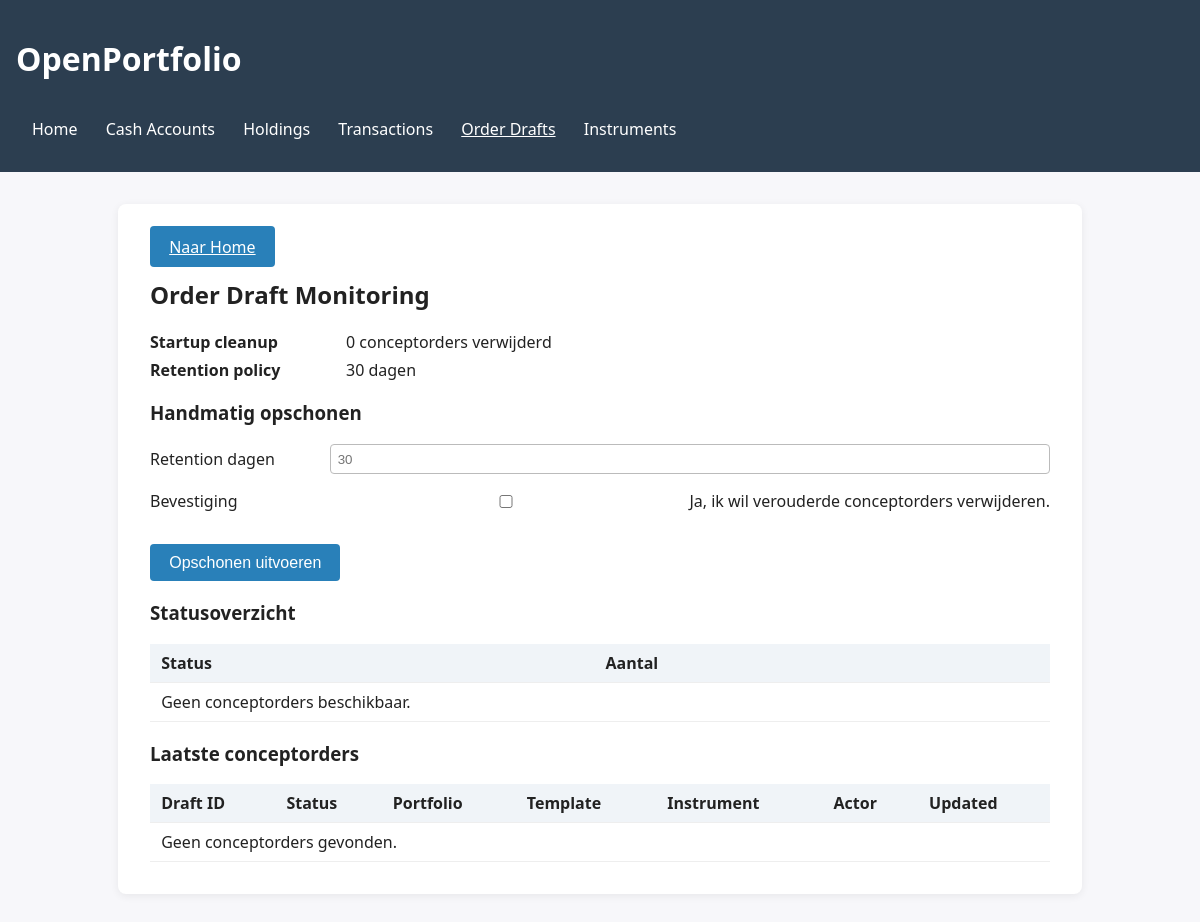
The page /order-drafts on the database as committed earlier.
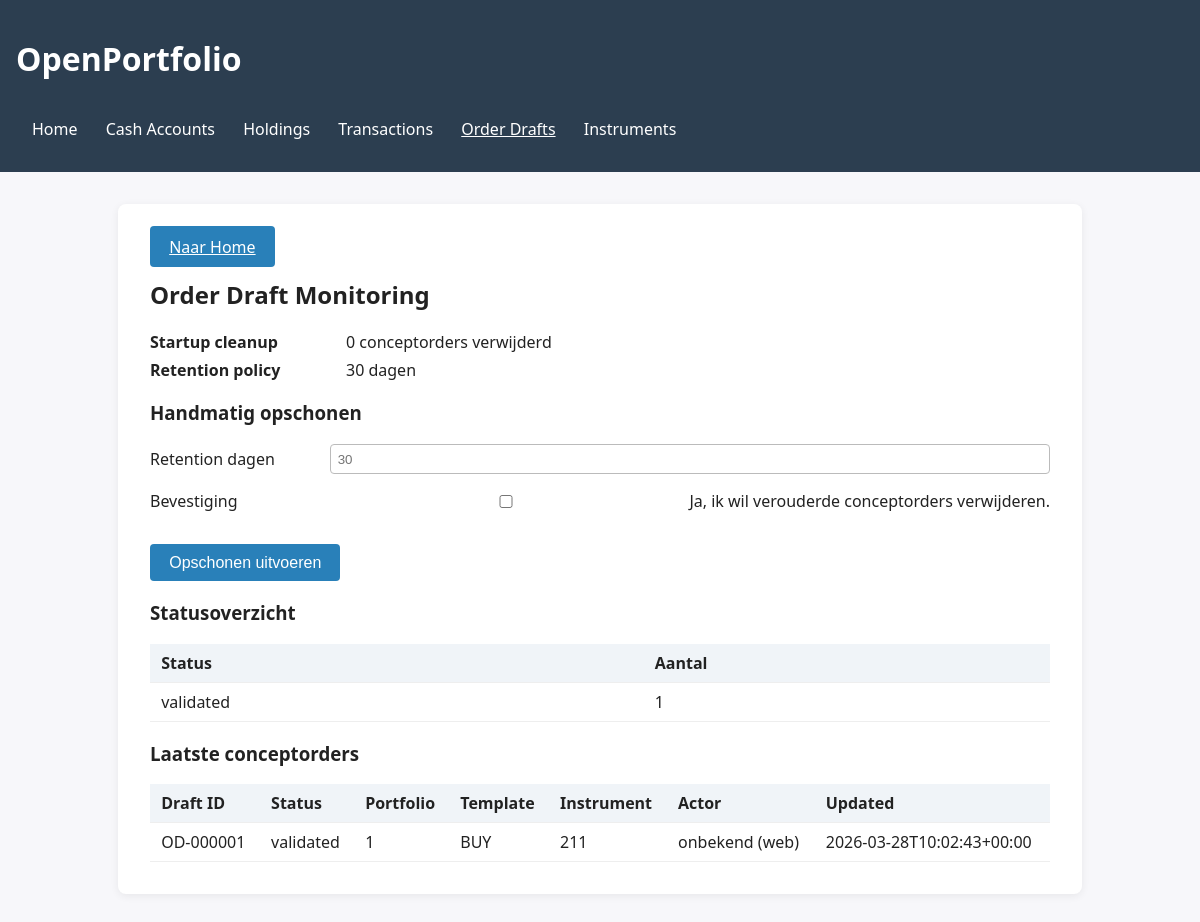
The same page on the database as committed later.
### tables this page shows
CREATE TABLE order_draft (
                draft_id TEXT PRIMARY KEY,
                portfolio_id INTEGER NOT NULL,
                status TEXT NOT NULL,
                payload_json TEXT NOT NULL,
                errors_json TEXT,
                warnings_json TEXT,
                created_at TEXT NOT NULL,
                updated_at TEXT NOT NULL
            );

### src/open_portfolio/web_app.py (the view, shortened to what this page needs)
    @app.route("/order-drafts", methods=["GET", "POST"])
    def order_drafts_page():
        if request.method == "POST":
            selected_client_id = request.form.get("client_id", type=int)
            selected_portfolio_id = request.form.get("portfolio_id", type=int)
        else:
            selected_client_id = request.args.get("client_id", type=int)
            selected_portfolio_id = request.args.get("portfolio_id", type=int)
        selected_client, selected_portfolio = resolve_context(selected_client_id, selected_portfolio_id)
        cleanup_message = None
        cleanup_error = None
        drafts = order_database.list_order_drafts(limit=200)
        status_counts = order_database.get_order_draft_status_counts()
        return render_template(
            "order_drafts.html",
            drafts=drafts,
            status_counts=status_counts,
            startup_purged_drafts=startup_purged_drafts,
            retention_days=retention_days,
            cleanup_message=cleanup_message,
            cleanup_error=cleanup_error,
            selected_client=selected_client,
            selected_portfolio=selected_portfolio,
            selected_client_id=selected_client.client_id if selected_client else None,
            selected_portfolio_id=selected_portfolio.portfolio_id if selected_portfolio else None,
            nav_query=nav_query(selected_client, selected_portfolio),
            active_page="order-drafts",
        )

### src/open_portfolio/database.py (called while the page is built)
    def get_order_draft_status_counts(self) -> Dict[str, int]:
        with self._lock:
            c = self.conn.cursor()
            c.execute(
            """
            SELECT status, COUNT(*)
            FROM order_draft
            GROUP BY status
            """
            )
            rows = c.fetchall()
            return {str(r[0]): int(r[1]) for r in rows}

### src/open_portfolio/templates/order_drafts.html (shortened to what this page needs)
{% extends "base.html" %}
{% block content %}
<h2>Order Draft Monitoring</h2>
<div class="context-grid">
  <div class="label">Startup cleanup</div><div>{{ startup_purged_drafts }} conceptorders verwijderd</div>
  <div class="label">Retention policy</div><div>{{ retention_days }} dagen</div>
</div>
<h3>Handmatig opschonen</h3>
<form method="post">
  <div class="form-row">
    <label for="retention_days">Retention dagen</label>
    <input type="number" name="retention_days" id="retention_days" min="1" step="1" placeholder="{{ retention_days }}" class="tx-short">
  </div>
  <div class="form-row">
    <label for="cleanup_confirm">Bevestiging</label>
    <input type="checkbox" name="cleanup_confirm" id="cleanup_confirm" value="1">
    <span style="margin-left: 0.5em;">Ja, ik wil verouderde conceptorders verwijderen.</span>
  </div>
  <div class="form-actions">
    <button class="button" type="submit">Opschonen uitvoeren</button>
  </div>
</form>
<h3>Statusoverzicht</h3>
<table>
  <thead>
    <tr><th>Status</th><th>Aantal</th></tr>
  </thead>
  <tbody>
    {% for status, count in status_counts.items() %}
      <tr><td>{{ status }}</td><td>{{ count }}</td></tr>
    {% else %}
      <tr><td colspan="2">Geen conceptorders beschikbaar.</td></tr>
    {% endfor %}
  </tbody>
</table>
<h3>Laatste conceptorders</h3>
<table>
  <thead>
    <tr>
      <th>Draft ID</th>
      <th>Status</th>
      <th>Portfolio</th>
      <th>Template</th>
      <th>Instrument</th>
      <th>Actor</th>
      <th>Updated</th>
    </tr>
  </thead>
  <tbody>
    {% for d in drafts %}
      <tr>
        <td>{{ d.draft_id }}</td>
        <td>{{ d.status }}</td>
        <td>{{ d.portfolio_id }}</td>
        <td>{{ d.payload.get('template', '-') }}</td>
        <td>{{ d.payload.get('product_id', '-') }}</td>
        <td>
          {% set actor_id = d.payload.get('actor_id', '') %}
          {% set actor_role = d.payload.get('actor_role', '') %}
          {% set actor_channel = d.payload.get('actor_channel', 'web') %}
          {% if actor_id %}{{ actor_id }}{% else %}onbekend{% endif %}
          ({{ actor_channel }})
        </td>
        <td>{{ d.updated_at }}</td>
      </tr>
    {% else %}
      <tr><td colspan="7">Geen conceptorders gevonden.</td></tr>
    {% endfor %}
  </tbody>
</table>
{% endblock %}

### src/open_portfolio/templates/base.html (shortened to what this page needs)
<!DOCTYPE html>
<html lang="nl">
<head>
</head>
<body>
    <header>
        <h1>OpenPortfolio</h1>
        <nav>
            <a href="/{{ nav_query or '' }}" class="{% if active_page == 'home' %}active{% endif %}">Home</a>
            <a href="/accounts{{ nav_query or '' }}" class="{% if active_page == 'accounts' %}active{% endif %}">Cash Accounts</a>
            <a href="/holdings{{ nav_query or '' }}" class="{% if active_page == 'holdings' %}active{% endif %}">Holdings</a>
            <a href="/transactions{{ nav_query or '' }}" class="{% if active_page == 'transactions' %}active{% endif %}">Transactions</a>
            <a href="/order-drafts{{ nav_query or '' }}" class="{% if active_page == 'order-drafts' %}active{% endif %}">Order Drafts</a>
            <a href="/instruments{{ nav_query or '' }}" class="{% if active_page == 'instruments' %}active{% endif %}">Instruments</a>
        </nav>
    </header>
    <main>
        {% if active_page != 'home' %}
        <div class="top-actions">
            <a class="button" href="/{{ nav_query or '' }}">Naar Home</a>
        </div>
        {% endif %}
        {% block content %}{% endblock %}
    </main>
</body>
</html>

### src/open_portfolio/templates/base.html (style rules this page uses)
body { font-family: system-ui, sans-serif; margin: 0; background: #f7f7fa; color: #222; }
header, nav { background: #2c3e50; color: #fff; padding: 1em; }
nav a { color: #fff; margin-right: 1.5em; text-decoration: none; font-weight: 500; }
nav a.active { text-decoration: underline; }
main { max-width: 900px; margin: 2em auto; background: #fff; border-radius: 8px; box-shadow: 0 2px 8px #0001; padding: 2em; }
.form-row { display: flex; align-items: center; margin-bottom: 1em; }
.form-row label { flex: 0 0 180px; font-weight: 500; }
.form-row input, .form-row select { flex: 1; padding: 0.5em; border: 1px solid #bbb; border-radius: 4px; }
.form-actions { display: flex; gap: 1em; margin-top: 2em; }
.button { background: #2980b9; color: #fff; border: none; border-radius: 4px; padding: 0.6em 1.2em; font-size: 1em; cursor: pointer; }
table { width: 100%; border-collapse: collapse; margin-top: 1em; }
th, td { padding: 0.5em 0.7em; border-bottom: 1px solid #eee; text-align: left; }
th { background: #f0f4f8; }
.context-grid { display: grid; grid-template-columns: 180px 1fr; gap: 0.4em 1em; margin: 0.8em 0 1.2em; }
.context-grid .label { font-weight: 600; }
.top-actions { margin-bottom: 1em; }

Rows that differ between the two databases and show on the page:
added order_draft: status "validated", portfolio "1", draft_id "OD-000001", portfolio_id "1", payload.get "BUY", payload.get "211", actor_channel "web", updated_at "2026-03-28T10:02:43+00:00"
Other text that changed with them:
text no longer shown: "Geen conceptorders beschikbaar. Geen conceptorders gevonden."
